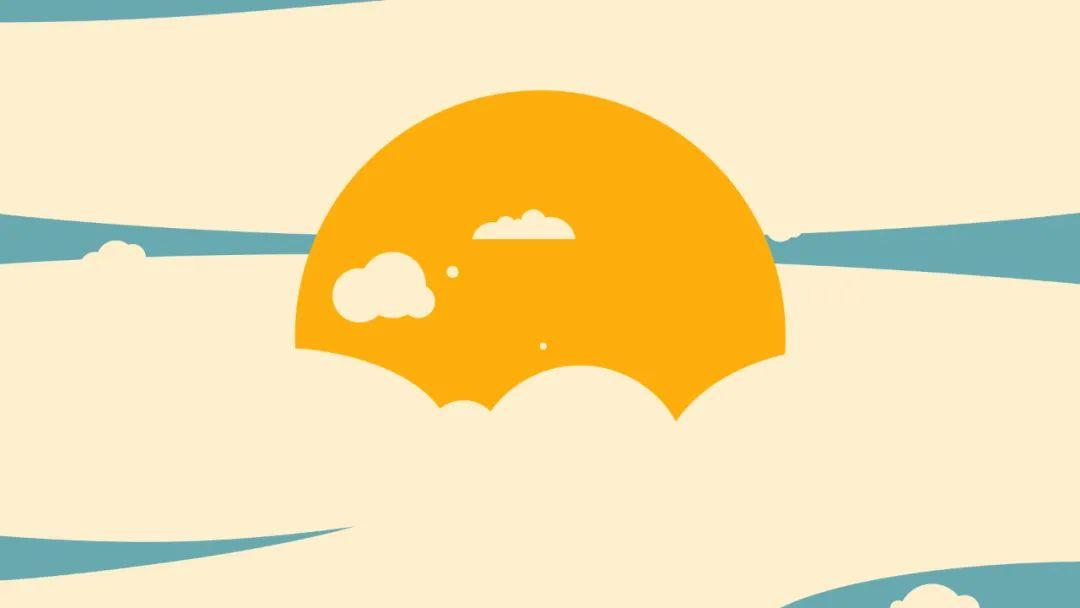
#> input picture W2.jpg, 1080 x 608 px, found by its file name
$ python bit_op.py
#> lines starting #> are read from the running program, lines starting #| are printed output that depends on the picture
import cv2 as cv
import numpy as np
img1=cv.imread('D:\Program Files\opencv\W2.jpg')
#> img1 is the input picture: shape (608, 1080, 3); mean B, G, R 172.1, 223.6, 243.4
img2=cv.imread('D:/Program Files/opencv/tree.jpg')
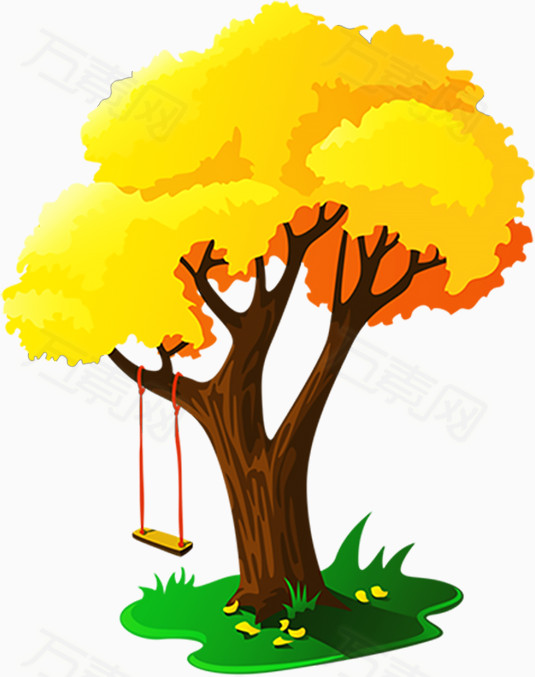
#> input picture tree.jpg, 535 x 677 px, found by its file name
#> img2 is the input picture: shape (677, 535, 3); mean B, G, R 133.6, 206.3, 218.5
rows,cols,channels=img2.shape
#> rows = 677; cols = 535; channels = 3
roi=img1[0:rows,0:cols]
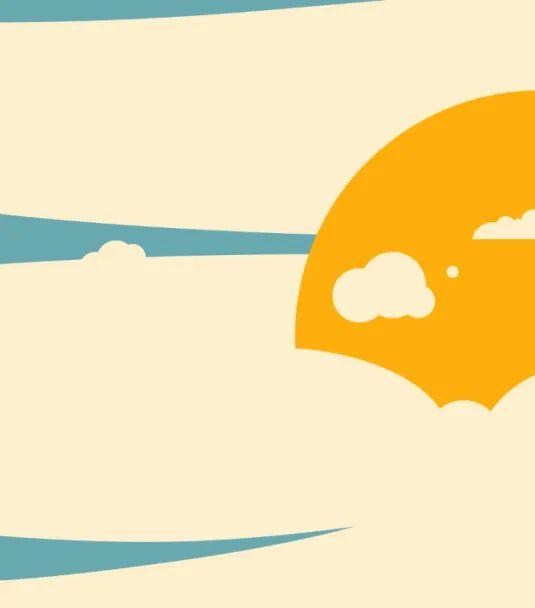
#> roi: shape (608, 535, 3); mean B, G, R 174.3, 224.4, 243.5
img2gray=cv.cvtColor(img2,cv.COLOR_BGR2BGRA)
#对单通道数组应用固定阈值操作cv.threshold(src, thresh, maxval, type[, dst])
#thresh	表示阈值，取值范围 0~255。
#maxval	表示填充色，取值范围 0～255，一般取255。
#type表示变换类型。1.cv.THRESH_BINARY表示大于阈值时置 255，否则置 0。
#dst表示返回阈值变换的输出图像。
ret,mask=cv.threshold(img2gray,10,255,cv.THRESH_BINARY)
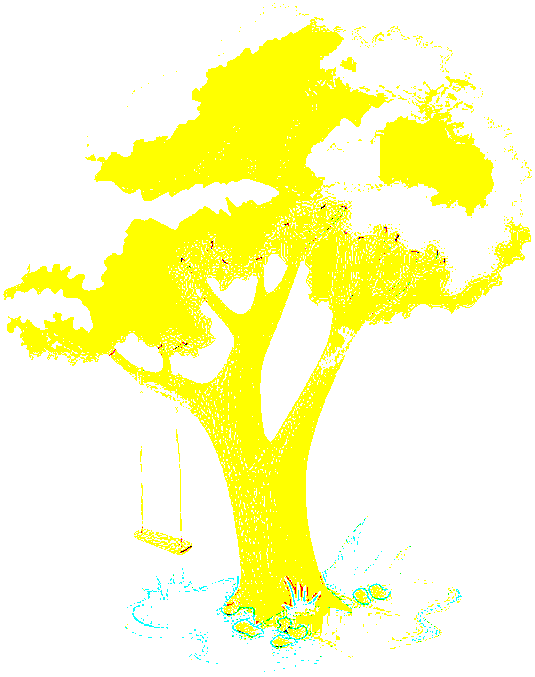
#> mask: shape (677, 535, 4); mean B, G, R, A 187, 254.8, 253.8, 255
#bitwise_not(src,dst):是对二进制数据进行“非”操作
mask_inv=cv.bitwise_not(mask)
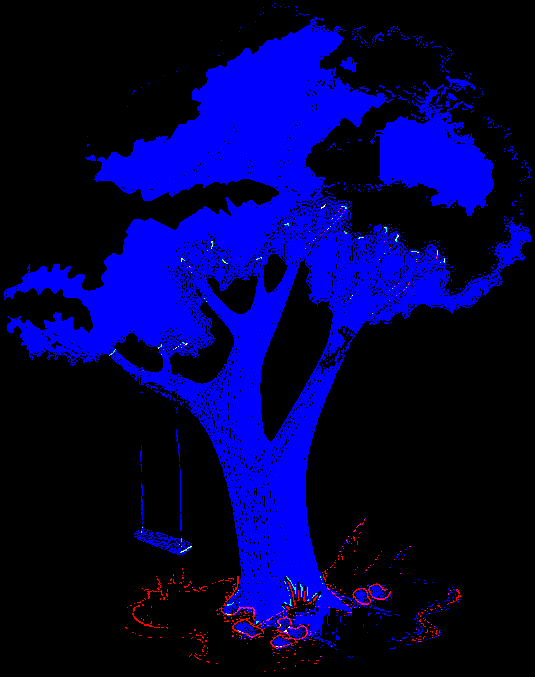
#> mask_inv: shape (677, 535, 4); mean B, G, R, A 68, 0.2, 1.2, 0
#cv2.bitwise_and(src1, src2, mask = None)mask：掩模图像，只有在需要对特定区域进行操作时才使用
img1_bg=cv.bitwise_and(roi,roi)
img2_fg=cv.bitwise_and(img2,img2)
#> (the run stopped early here; a loop or call above may not have finished)
